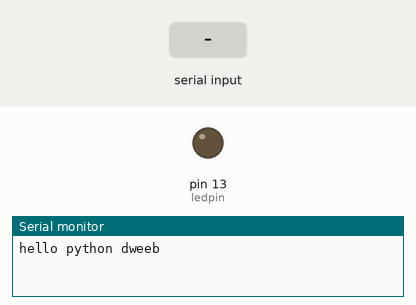
This sketch was run on a simulated Arduino Uno, built with avr-gcc and run on an emulated ATmega328P. On the bench: output pins drawn as LEDs (lit = HIGH), the last lines printed to the serial monitor. Inputs (shaded band) come from the test bench.

Above: at 1.2 s.
1.3 s: "1\n" received over Serial
At 2.2 s:
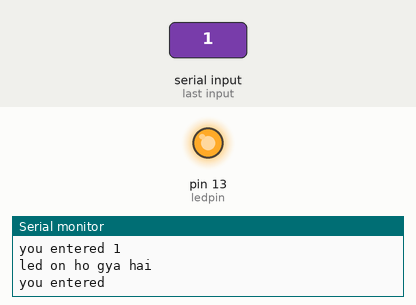
2.8 s: byte 48 ('0') received over Serial
At 3.3 s:
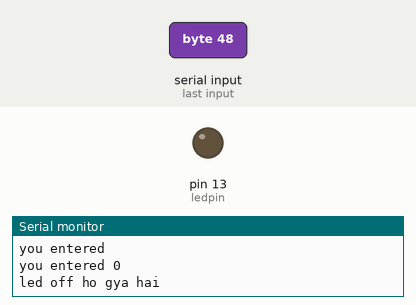
Timing chart, 0 to 5.8 s (numbered marks = the images above; inputs shaded):
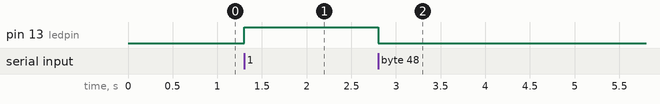

The sketch:

PythonLed.ino
```cpp
char inp;
int ledpin = 13;

void setup() {
  Serial.begin(9600);
  pinMode(ledpin,OUTPUT);
  Serial.print("hello python dweeb");
  Serial.print("\n");
}

void loop() {
  while (Serial.available()>0) {
    inp = Serial.read();
    Serial.print("you entered " + String(inp));
    Serial.print("\n");

    if (inp=='1'){
      digitalWrite(ledpin,HIGH);
      Serial.print("led on ho gya hai");
      Serial.print("\n");
    }

    else if (inp=='0'){
      digitalWrite(ledpin,LOW);
      Serial.print("led off ho gya hai");
      Serial.print("\n");
    }
    delay(100);
  }
}
```

Measured:
- after the input at 1.3 s, pin 13 (ledpin): LOW → HIGH at once
- after the input at 2.8 s, pin 13 (ledpin): HIGH → LOW at once
